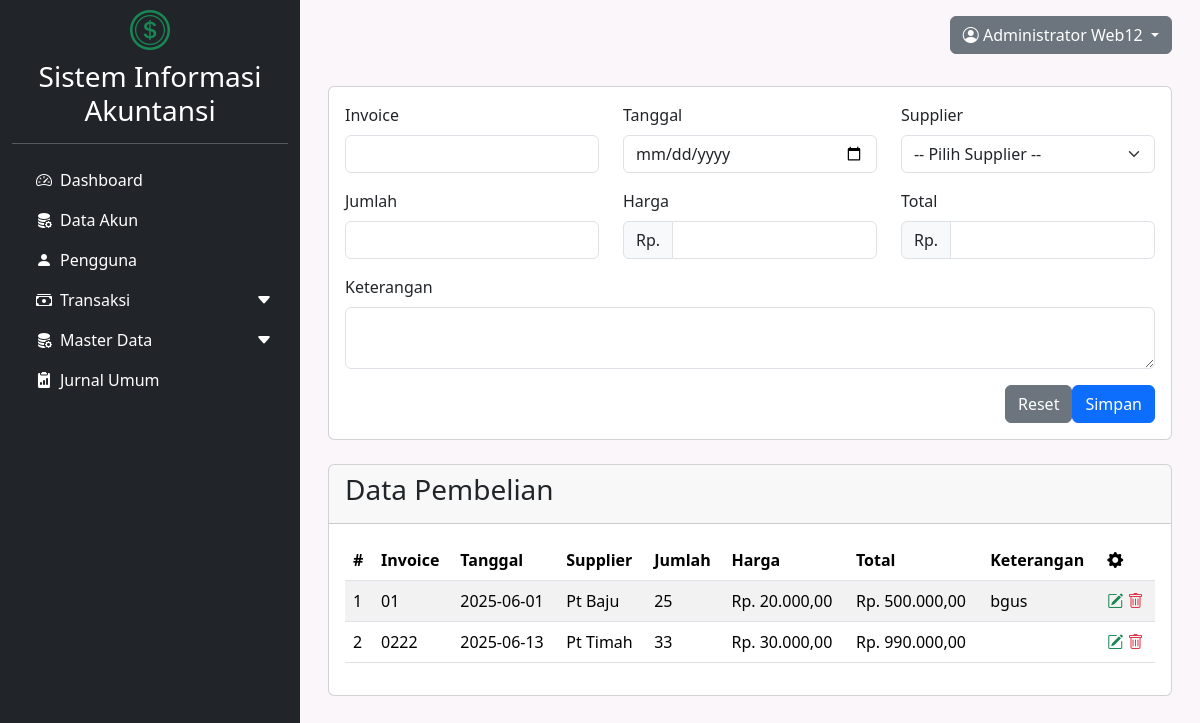
The app's page /dashboard.php?modul=pembelian (signed in) with its own data.
### tables this page shows
CREATE TABLE `pembelian` (
  `pembelian_id` int(11) NOT NULL,
  `invoice_pembelian` varchar(50) NOT NULL,
  `tanggal_pembelian` date NOT NULL,
  `supplier_id` int(11) DEFAULT NULL,
  `jumlah_pembelian` int(11) NOT NULL,
  `harga_pembelian` decimal(10,2) NOT NULL,
  `total_pembelian` decimal(15,2) NOT NULL,
  `keterangan` text DEFAULT NULL
);

CREATE TABLE `supplier` (
  `supplier_id` int(11) NOT NULL,
  `nama_supplier` varchar(100) NOT NULL,
  `alamat` text DEFAULT NULL,
  `telepon` varchar(15) DEFAULT NULL,
  `email` varchar(100) DEFAULT NULL
);

### modul/pembelian/index.php (the view, shortened to what this page needs)
<?php
include_once $_SERVER['DOCUMENT_ROOT'] . "/app_sia/koneksi.php";
?>
<form action="modul/pembelian/aksi_pembelian.php?act=insert" method="post">
  <div class="card mb-3">
    <div class="card-body">
      <div class="row mb-3">
        <div class="col-md-4">
          <label for="invoice" class="form-label">Invoice</label>
          <input type="text" class="form-control" name="invoice_pembelian" id="invoice" required>
        </div>
        <div class="col-md-4">
          <label for="tanggal" class="form-label">Tanggal</label>
          <input type="date" class="form-control" name="tanggal_pembelian" id="tanggal" required>
        </div>
        <div class="col-md-4">
          <label for="supplier" class="form-label">Supplier</label>
          <select name="supplier_id" class="form-select" id="supplier" required>
            <option value="">-- Pilih Supplier --</option>
          </select>
        </div>
      </div>
      <div class="row mb-3">
        <div class="col-md-4">
          <label for="jumlah" class="form-label">Jumlah</label>
          <input type="number" class="form-control" name="jumlah_pembelian" id="jumlah" oninput="hitungTotal();" required>
        </div>
        <div class="col-md-4">
          <label for="harga" class="form-label">Harga</label>
          <div class="input-group">
            <span class="input-group-text">Rp.</span>
            <input type="number" class="form-control" name="harga_pembelian" id="harga" oninput="hitungTotal();" required>
          </div>
        </div>
        <div class="col-md-4">
          <label for="total" class="form-label">Total</label>
          <div class="input-group">
            <span class="input-group-text">Rp.</span>
            <input type="number" class="form-control" name="total_pembelian" id="total" readonly>
          </div>
        </div>
      </div>
      <div class="row mb-3">
        <div class="col-md-12">
          <label for="keterangan" class="form-label">Keterangan</label>
          <textarea name="keterangan" id="keterangan" class="form-control"></textarea>
        </div>
      </div>
      <div class="d-flex">
        <button type="reset" class="btn btn-secondary">Reset</button>
        <button type="submit" name="submit" class="btn btn-primary">Simpan</button>
      </div>
    </div>
  </div>
</form>
<div class="card mt-4">
  <div class="card-header">
    <h3>Data Pembelian</h3>
  </div>
  <div class="card-body">
    <div class="table-responsive">
      <table class="table table-striped">
        <thead>
          <tr>
            <th>#</th>
            <th>Invoice</th>
            <th>Tanggal</th>
            <th>Supplier</th>
            <th>Jumlah</th>
            <th>Harga</th>
            <th>Total</th>
            <th>Keterangan</th>
            <th><i class="bi bi-gear-fill"></i></th>
          </tr>
        </thead>
        <tbody>
          <?php
          $query = "
            SELECT
              a.pembelian_id      AS id_pembelian,
              a.invoice_pembelian AS invoice,
              a.tanggal_pembelian AS tanggal,
              b.supplier_id       AS id_supplier,
              b.nama_supplier     AS nama_supplier,
              a.jumlah_pembelian  AS jumlah,
              a.harga_pembelian   AS harga,
              a.total_pembelian   AS total,
              a.keterangan        AS keterangan
            FROM pembelian a
            INNER JOIN supplier b
              ON a.supplier_id = b.supplier_id
          ";
          $exec = mysqli_query($koneksi, $query);
          $no = 0;
          while ($row = mysqli_fetch_assoc($exec)) {
            $no++;
          ?>
            <tr>
              <td><?= $no ?></td>
              <td><?= htmlspecialchars($row['invoice']) ?></td>
              <td><?= htmlspecialchars($row['tanggal']) ?></td>
              <td><?= htmlspecialchars($row['nama_supplier']) ?></td>
              <td><?= htmlspecialchars($row['jumlah']) ?></td>
              <td><?= "Rp. " . number_format($row['harga'], 2, ',', '.') ?></td>
              <td><?= "Rp. " . number_format($row['total'], 2, ',', '.') ?></td>
              <td><?= htmlspecialchars($row['keterangan']) ?></td>
              <td>
                <a href="#editPembelian<?= $row['id_pembelian'] ?>" class="text-decoration-none" data-bs-toggle="modal">
                  <i class="bi bi-pencil-square text-success"></i>
                </a>
                <a href="modul/pembelian/aksi_pembelian.php?act=delete&id=<?= $row['id_pembelian'] ?>" class="text-decoration-none" onclick="return confirm('Yakin ingin hapus data?');">
                  <i class="bi bi-trash text-danger"></i>
                </a>
              </td>
            </tr>
          <?php }  ?>
        </tbody>
      </table>
    </div>
  </div>
</div>

### dashboard.php (shortened to what this page needs)
<?php
 if (!isset($_SESSION['username'])) {
 header('location: http://localhost/app_sia/');
 }else{
 ?>
<!doctype html>
<html lang="en">
    <head>
            <link href="https://cdn.jsdelivr.net/npm/bootstrap@5.3.3/dist/css/bootstrap.min.css" rel="stylesheet">
            <link rel="stylesheet" href="https://cdn.jsdelivr.net/npm/bootstrap-icons@1.11.3/font/bootstrap-icons.css">
    </head>
        <body>
        <div class="container-fluid">
            <div class="row">
                <div class="col-md-3 text-bg-dark" style="min-height:100vh">
                <div class="text-center">
                <i class="bi bi-coin fs-1 text-success"></i>
                <h3>Sistem Informasi Akuntansi</h3>
                <hr>
                </div>
                <?php
        include_once('sidebar.php');
        ?>
 </div>
    <div class="col-md-9" style="background-color:#FBF6FA">
        <div class="text-end p-3">
        <div class="dropdown">
        <button class="btn btn-secondary dropdown-toggle" type="button" data-bs-toggle="dropdown" aria-expanded="false">
         <i class="bi bi-person-circle"></i>
         <?php echo $_SESSION['nama_lengkap'];?>
    </button>
     </div>
     </div>
    <div class="p-3">
    <?php
    include_once('media.php');
    ?>
    </div>
     </div>
     </div>
    </div>
    </body>
    </html>
    <?php
}
?>

### sidebar.php (shortened to what this page needs)
<?php
 if(!isset($_GET['modul'])){
 $modul = "";
 }else{
 $modul = $_GET['modul'];
 }
 $hak_akses = isset($_SESSION['hak_akses']) ? $_SESSION['hak_akses'] : '';
?>
<ul class="nav nav-pills flex-column ms-2">
 <li class="nav-item">
 <a href="dashboard.php" class="nav-link text-white <?= $modul; ?>">
 <i class="bi bi-speedometer2 me-2"></i>Dashboard
 </a>
 </li>
 <li class="nav-item">
 <a href="?modul=akun" class="nav-link text-white <?= $modul
=='akun'?'active':''; ?>">
 <i class="bi bi-database-fill-gear me-2"></i>Data Akun
 </a>
 </li>
 <?php if ($hak_akses == 'admin' || $hak_akses == 'pimpinan'): ?>
 <li class="nav-item">
 <a href="?modul=pengguna" class="nav-link text-white <?= $modul
=='pengguna'?'active':''; ?>">
 <i class="bi bi-person-fill me-2"></i>Pengguna
 </a>
 </li>
 <?php endif; ?>
 <?php if ($hak_akses == 'admin' || $hak_akses == 'karyawan'): ?>
 <li class="nav-item">
 <a href="#transaksiCollapse" data-bs-toggle="collapse" ariaexpanded="
false" class="nav-link d-flex text-white">
 <i class="bi bi-cash-stack me-2"></i>
 Transaksi
 <i class="bi bi-caret-down-fill ms-auto"></i>
 </a>
 </li>
 <li class="nav-item">
 <a href="#dataCollapse" data-bs-toggle="collapse" aria-expanded="false"
class="nav-link d-flex text-white">
 <i class="bi bi-database-fill-gear me-2"></i>
 Master Data
 <i class="bi bi-caret-down-fill ms-auto"></i>
 </a>
 </li>
 <?php endif; ?>
 <?php if ($hak_akses == 'admin' || $hak_akses == 'pimpinan'): ?>
 <li class="nav-item">
 <a href="?modul=jurnal" class="nav-link text-white <?=
$modul=='jurnal'?'active':''; ?>">
 <i class="bi bi-clipboard2-data-fill me-2"></i>Jurnal Umum</a>
 </li>
 <?php endif; ?>
</ul>

### media.php (shortened to what this page needs)
<?php
    if(!isset($_GET['modul'])){
        include_once('modul/home/index.php');
    }else{
        if($_GET['modul']=="transaksi"){
            include_once('modul/transaksi/index.php');
        }elseif($_GET['modul']=="akun"){
            include_once('modul/akun/index.php');
        }elseif($_GET['modul']=="pembelian"){
            include_once('modul/pembelian/index.php');
    }elseif($_GET['modul']=="pembayaran"){
        include_once('modul/pembayaran/index.php');
    }elseif($_GET['modul']=="penjualan"){
        include_once('modul/penjualan/index.php');
    }elseif($_GET['modul']=="pelanggan"){
        include_once('modul/pelanggan/index.php');
    }elseif($_GET['modul']=="barang"){
        include_once('modul/barang/index.php');
    }elseif($_GET['modul']=="suplier"){
        include_once('modul/suplier/index.php');
    }elseif($_GET['modul']=="pengguna"){
        include_once('modul/pengguna/index.php');
    }elseif($_GET['modul']=="jurnal"){
        include_once('modul/jurnal/index.php');
    }elseif($_GET['modul']=="profile"){
        include_once('modul/profile/profile.php');
    }
}
?>

### records on screen
pembelian: invoice_pembelian "01", tanggal_pembelian "2025-06-01", supplier.nama_supplier "Pt Baju", jumlah_pembelian "25", harga_pembelian "20.000,00", total_pembelian "500.000,00", keterangan "bgus"
pembelian: invoice_pembelian "0222", tanggal_pembelian "2025-06-13", supplier.nama_supplier "Pt Timah", jumlah_pembelian "33", harga_pembelian "30.000,00", total_pembelian "990.000,00"

### other values on screen
$_SESSION['nama_lengkap'] "Administrator Web12"
